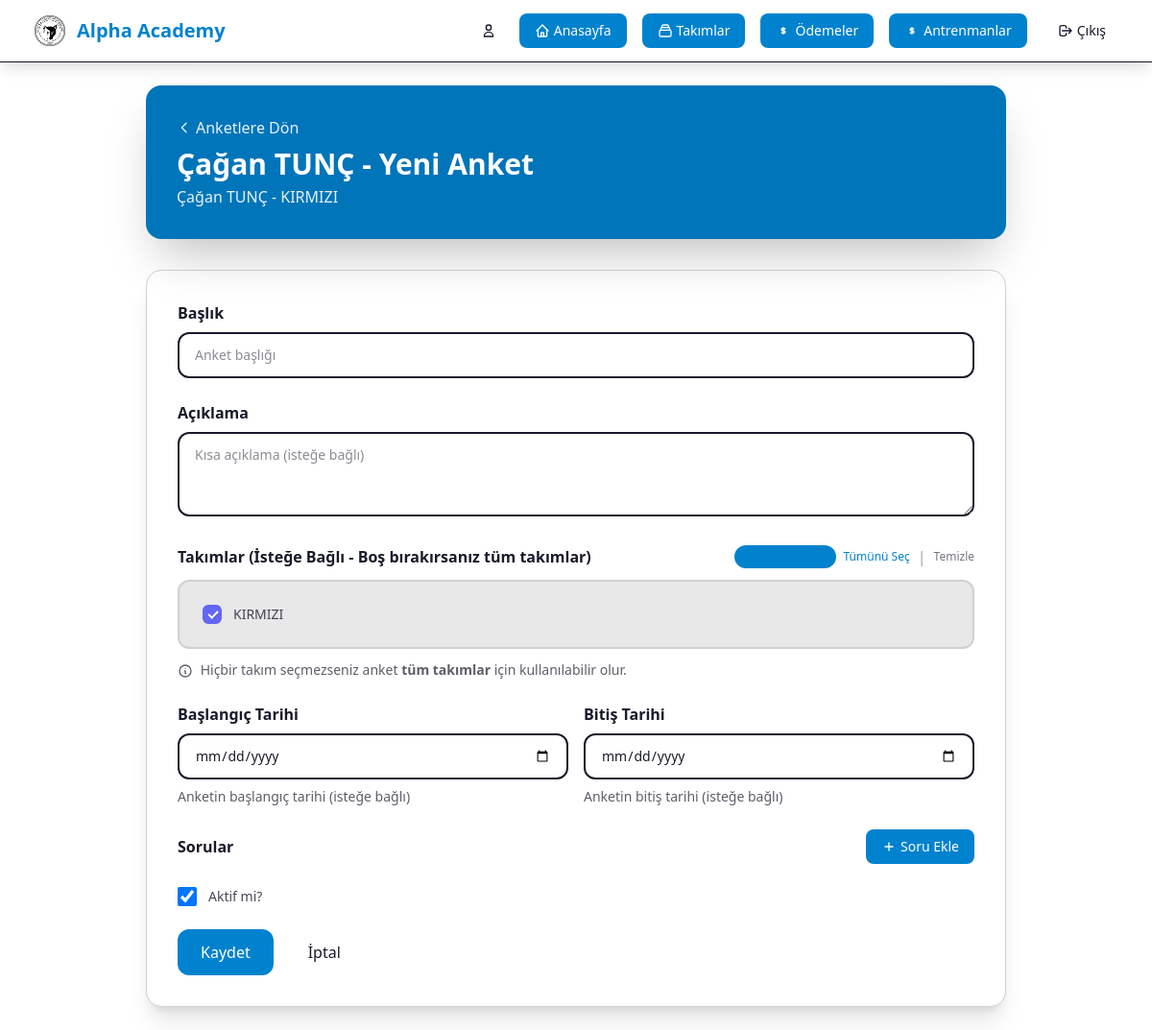
Page /teams/members/1/questionnaires/create/ (signed in) on the earlier database version.
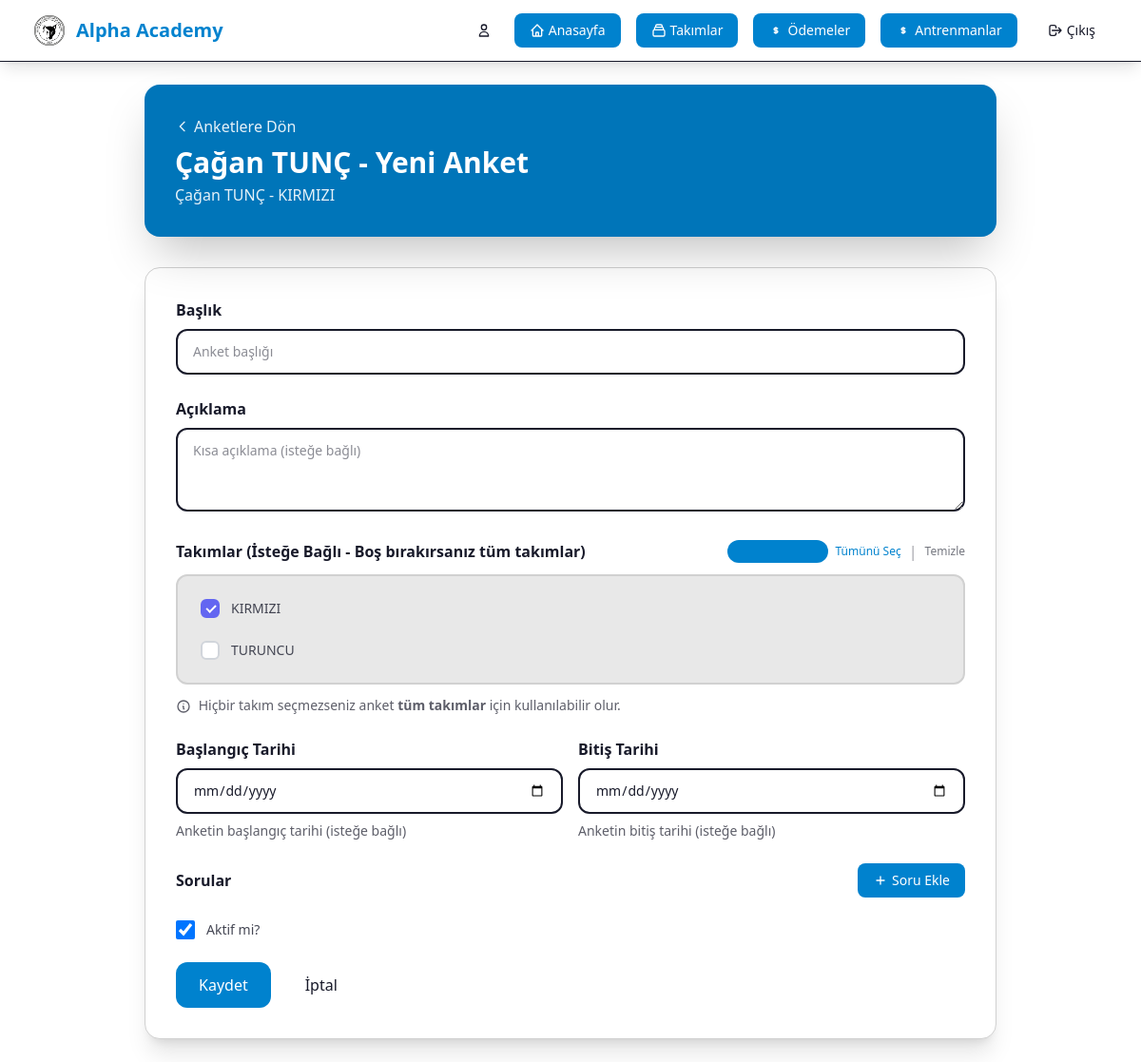
Same page on the later database version.
### team/models.py (models this page shows)
class Team(models.Model):
    name = models.CharField(max_length=100, verbose_name='Takım Adı')
    description = models.TextField(blank=True, null=True, verbose_name='Açıklama')
    logo = models.ImageField(upload_to='team_logos/', blank=True, null=True, verbose_name='Logo')
    founded_date = models.DateField(blank=True, null=True, verbose_name='Kuruluş Tarihi')
    created_at = models.DateTimeField(auto_now_add=True)
    updated_at = models.DateTimeField(auto_now=True)
    class Meta:
        verbose_name = 'Takım'
        verbose_name_plural = 'Takımlar'
        ordering = ['name']
    def __str__(self):
        return self.name

### team/views.py (the view)
# urls.py: path('members/<int:member_pk>/questionnaires/create/', views.questionnaire_create, name='questionnaire_create'),
@login_required
@staff_member_required
def questionnaire_create(request, member_pk):
    member = get_object_or_404(TeamMember, pk=member_pk)
    if request.method == 'POST':
        form = QuestionnaireForm(request.POST)
        if form.is_valid():
            questionnaire = form.save(commit=False)
            questionnaire.created_by = request.user
            questionnaire.save()
            form.save_m2m()
            if not questionnaire.teams.exists():
                questionnaire.teams.add(member.team)
            messages.success(request, 'Anket başarıyla oluşturuldu!')
            return redirect('team:questionnaire_list', member_pk=member.pk)
    else:
        form = QuestionnaireForm(initial={'teams': [member.team]})
    context = {
        'form': form,
        'member': member,
        'team': member.team,
        'title': f'{member.name} {member.surname} - Yeni Anket'
    }
    return render(request, 'team/questionnaire_form.html', context)

### team/templates/team/questionnaire_form.html (shortened to what the changed rows need)
{% extends 'user/base.html' %}
{% block content %}
<div class="max-w-4xl mx-auto animate-fade-in">
    <div class="bg-primary text-primary-content rounded-2xl shadow-2xl p-8 mb-8 relative overflow-hidden">
        <div class="relative z-10">
            <h1 class="text-2xl md:text-3xl font-bold">{{ title }}</h1>
        </div>
    </div>
    <div class="bg-base-100 rounded-2xl shadow-xl overflow-hidden border border-base-300">
        <form method="post" class="p-8 space-y-6" id="questionnaireForm">
            <div class="space-y-3">
                <div class="bg-base-200 border-2 border-base-300 rounded-xl p-4 space-y-2 max-h-64 overflow-y-auto">
                    {% for choice in form.teams %}
                    <label class="flex items-center space-x-3 p-2 hover:bg-base-100 rounded-lg transition-colors cursor-pointer group">
                        {{ choice.tag }}
                        <span class="text-sm text-base-content/80 group-hover:text-base-content">{{ choice.choice_label }}</span>
                    </label>
                    {% endfor %}
                </div>
            </div>
        </form>
    </div>
</div>
{% endblock %}

Differences in the rows shown:
added Team: choice_label "TURUNCU"
